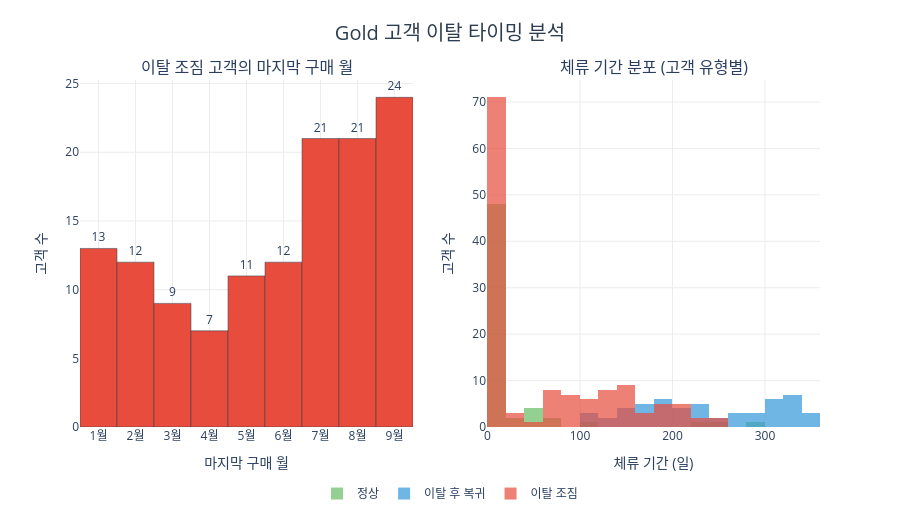

Notebook code for this chart:
### Code cell
month_labels = {
    1: '1월', 2: '2월', 3: '3월', 4: '4월', 5: '5월', 6: '6월',
    7: '7월', 8: '8월', 9: '9월', 10: '10월', 11: '11월', 12: '12월'
}
churn_monthly['월'] = churn_monthly['마지막구매월'].map(month_labels)

fig = make_subplots(
    rows=1, cols=2,
    subplot_titles=['이탈 조짐 고객의 마지막 구매 월', '체류 기간 분포 (고객 유형별)']
)

fig.add_trace(go.Bar(
    x=churn_monthly['월'],
    y=churn_monthly['이탈고객수'],
    marker=dict(color='#e74c3c', line=dict(color='#2c3e50', width=0.5)),
    text=churn_monthly['이탈고객수'],
    textposition='outside',
    showlegend=False
), row=1, col=1)

hist_groups = [
    (timing_data[~timing_data['이탈조짐'] & ~timing_data['복귀고객']]['체류기간'], '#66bd63', '정상'),
    (timing_data[timing_data['복귀고객']]['체류기간'], '#3498db', '이탈 후 복귀'),
    (timing_data[timing_data['이탈조짐']]['체류기간'], '#e74c3c', '이탈 조짐'),
]
for sub, color, name in hist_groups:
    fig.add_trace(go.Histogram(
        x=sub,
        name=name,
        marker_color=color,
        opacity=0.7,
        nbinsx=15
    ), row=1, col=2)

fig.update_layout(
    title=dict(
        text='Gold 고객 이탈 타이밍 분석',
        font=dict(size=20, color='#2c3e50'), x=0.5, xanchor='center'
    ),
    plot_bgcolor='white',
    height=520,
    barmode='overlay',
    margin=dict(t=80, b=60),
    legend=dict(orientation='h', yanchor='top', y=-0.15, xanchor='center', x=0.5)
)
fig.update_xaxes(gridcolor='#ececec')
fig.update_yaxes(gridcolor='#ececec')
fig.update_xaxes(title_text='마지막 구매 월', row=1, col=1)
fig.update_xaxes(title_text='체류 기간 (일)', row=1, col=2)
fig.update_yaxes(title_text='고객 수', row=1, col=1)
fig.update_yaxes(title_text='고객 수', row=1, col=2)
fig.show()

### Figure 1 — Plotly figure (JSON) as saved in the notebook; plotly's stock layout.template omitted (floating-point values rounded to 4 significant figures; data arrays with more than 128 entries replaced by an {"elided": "..."} marker saying what was removed)
{"data": [{"marker": {"color": "#e74c3c", "line": {"color": "#2c3e50", "width": 0.5}}, "showlegend": false, "text": [13.0, 12.0, 9.0, 7.0, 11.0, 12.0, 21.0, 21.0, 24.0], "textposition": "outside", "type": "bar", "x": ["1월", "2월", "3월", "4월", "5월", "6월", "7월", "8월", "9월"], "xaxis": "x", "y": [13, 12, 9, 7, 11, 12, 21, 21, 24], "yaxis": "y"}, {"marker": {"color": "#66bd63"}, "name": "정상", "nbinsx": 15, "opacity": 0.7, "type": "histogram", "x": [280, 228, 242, 50, 42, 100, 74, 6, 10, 1, 0, 0, 68, 41, 0, 3, 3, 41, 0, 29, 16, 0, 20, 0, 0, 0, 0, 1, 5, 0, 0, 7, 0, 1, 0, 0, 0, 1, 0, 0, 0, 0, 0, 0, 0, 0, 0, 0, 0, 0, 0, 0, 0, 0, 0, 1, 1, 0, 1, 0], "xaxis": "x2", "yaxis": "y2"}, {"marker": {"color": "#3498db"}, "name": "이탈 후 복귀", "nbinsx": 15, "opacity": 0.7, "type": "histogram", "x": [351, 309, 343, 307, 344, 332, 324, 260, 334, 310, 334, 309, 321, 336, 319, 323, 318, 289, 291, 233, 248, 282, 266, 259, 275, 197, 232, 223, 206, 235, 218, 167, 203, 196, 208, 194, 223, 198, 172, 173, 182, 177, 156, 177, 158, 180, 144, 137, 141, 129, 106, 112, 100], "xaxis": "x2", "yaxis": "y2"}, {"marker": {"color": "#e74c3c"}, "name": "이탈 조짐", "nbinsx": 15, "opacity": 0.7, "type": "histogram", "x": {"elided": "130 int values"}, "xaxis": "x2", "yaxis": "y2"}], "layout": {"annotations": [{"font": {"size": 16}, "showarrow": false, "text": "이탈 조짐 고객의 마지막 구매 월", "x": 0.225, "xanchor": "center", "xref": "paper", "y": 1, "yanchor": "bottom", "yref": "paper"}, {"font": {"size": 16}, "showarrow": false, "text": "체류 기간 분포 (고객 유형별)", "x": 0.775, "xanchor": "center", "xref": "paper", "y": 1, "yanchor": "bottom", "yref": "paper"}], "barmode": "overlay", "height": 520, "legend": {"orientation": "h", "x": 0.5, "xanchor": "center", "y": -0.15, "yanchor": "top"}, "margin": {"b": 60, "t": 80}, "plot_bgcolor": "white", "title": {"font": {"color": "#2c3e50", "size": 20}, "text": "Gold 고객 이탈 타이밍 분석", "x": 0.5, "xanchor": "center"}, "xaxis": {"anchor": "y", "domain": [0, 0.45], "gridcolor": "#ececec", "title": {"text": "마지막 구매 월"}}, "xaxis2": {"anchor": "y2", "domain": [0.55, 1], "gridcolor": "#ececec", "title": {"text": "체류 기간 (일)"}}, "yaxis": {"anchor": "x", "domain": [0, 1], "gridcolor": "#ececec", "title": {"text": "고객 수"}}, "yaxis2": {"anchor": "x2", "domain": [0, 1], "gridcolor": "#ececec", "title": {"text": "고객 수"}}}}
